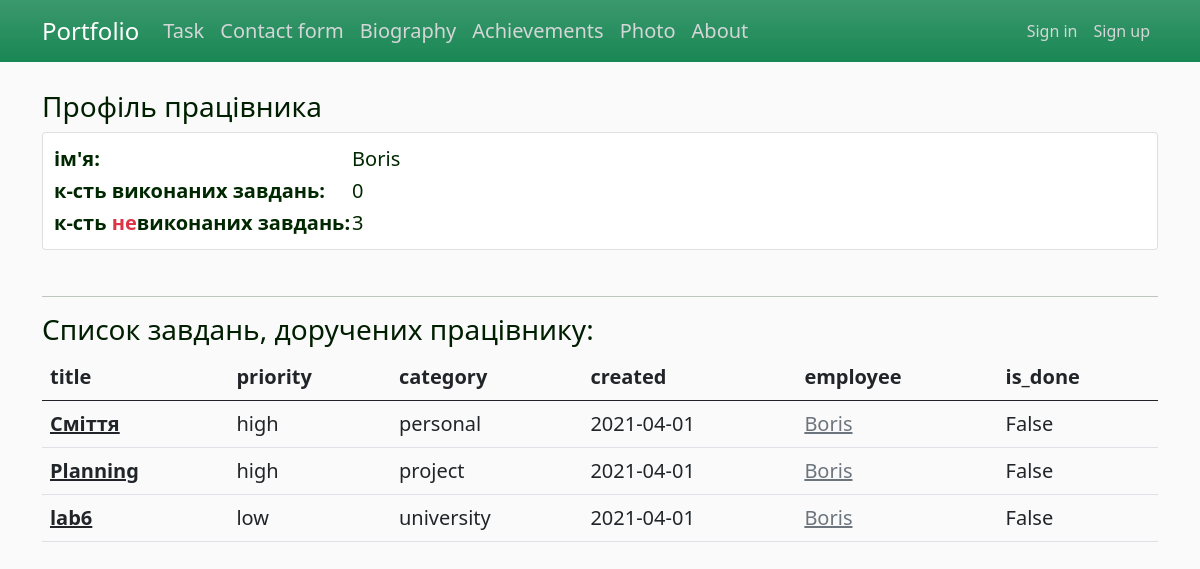
The page /tsk/employee/1 on the database as committed earlier.
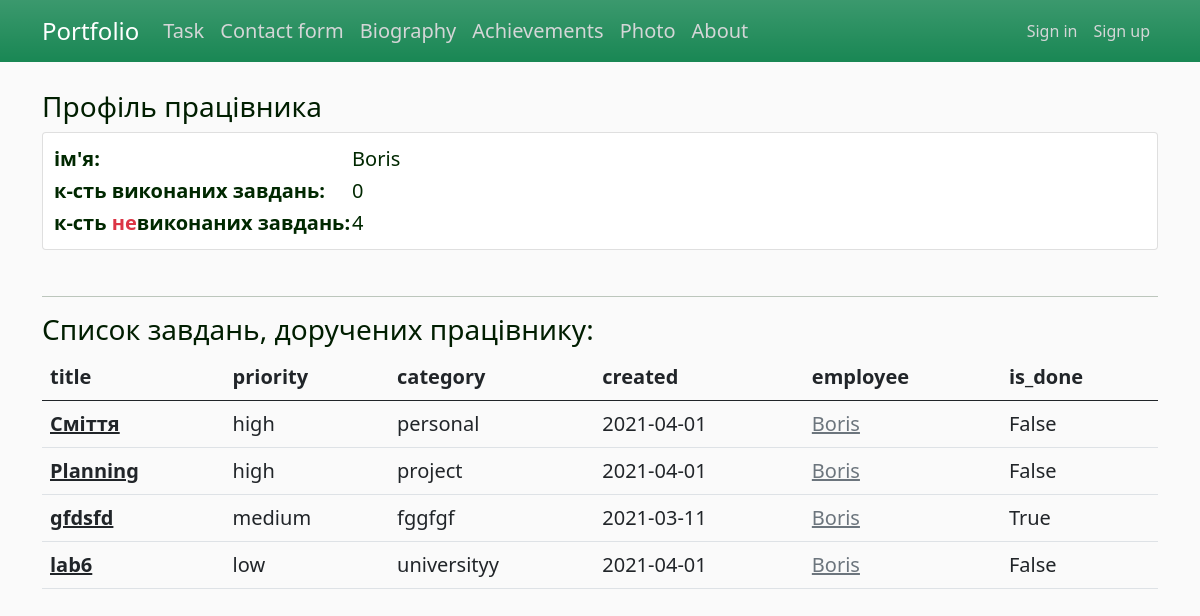
The same page on the database as committed later.
### app/task/models.py (models this page shows, shortened)
class Employee(db.Model):  # many to many з Tasks
    id = db.Column(db.Integer, primary_key=True)
    name = db.Column(db.String(25), nullable=False, unique=True)
    count_of_compltd_task = db.Column(db.Integer, nullable=False, default=0)
    tasks_todo = db.relationship('Task', secondary=many_to_many, backref=db.backref('for_empl'))

class Task(db.Model):
    id = db.Column(db.Integer, primary_key=True)
    title = db.Column(db.String(80), nullable=False)
    description = db.Column(db.Text, nullable=False)
    created = db.Column(db.DateTime, default=datetime.utcnow)
    priority = db.Column(db.Enum(EnumPriority), default='low')
    is_done = db.Column(db.Boolean, default=False)
    category_id = db.Column(db.Integer(), db.ForeignKey('category.id'))

class Category(db.Model):
    id = db.Column(db.Integer, primary_key=True)
    name = db.Column(db.String(255), nullable=False, unique=True)
    tasks = db.relationship('Task', backref='categor', lazy='dynamic')

### app/task/views.py (the view)
@task_bp.route("/employee/<int:id>")
def employee_profile(id):
    employee = Employee.query.get(id)
    all_tasks = Task.query.filter(Task.for_empl.contains(employee)).order_by(
        case(value=Task.priority, whens={'low': 0, 'medium': 1, 'high': 2}).desc(), Task.created)
    counter = 0
    for t in all_tasks:
        if t.is_done:
            counter += 1
    try:
        employee.count_of_compltd_task = counter
        db.session.commit()
    except:
        pass
    return render_template('employee_profile.html', title='Профіль працівника', employee=employee, all_tasks=all_tasks,
                           tasks_count=all_tasks.count())

### app/task/templates/task/employee_profile.html
{% extends "layout.html" %}
{% block content %}
<h3> Профіль працівника </h3>
  <table class="card">
    <tr>
        <td><b>ім'я:</b></td>
      <td>{{ employee.name }}</td>
    </tr>
    <tr>
      <td><b>к-сть виконаних завдань:</b></td>
      <td>{{ employee.count_of_compltd_task }}</td>
    </tr>
    <tr>
      <td><b>к-сть <span class="text-danger">не</span>виконаних завдань:</b></td>
      <td>{{ tasks_count - employee.count_of_compltd_task }}</td>
    </tr>
  </table>
  <br><hr>
  <h3> Список завдань, доручених працівнику: </h3>
    <table class="table table-hover">
      <thead>
        <tr>
          <th scope="col">title</th>
          <th scope="col">priority</th>
            <th scope="col">category</th>
          <th scope="col">created</th>
            <th scope="col">employee</th>
            <th scope="col">is_done</th>
        </tr>
      </thead>
      <tbody>
        {% for task in all_tasks %}
            <tr>
              <th><a href="{{url_for('task_bp_in.task_detail', id=task.id)}}" class="link-dark"> {{ task.title }}</a></th>
              <td>{{ task.priority.name }}</td>
                <td>{{ task.categor.name }}</td>
              <td>{{ task.created.strftime('%Y-%m-%d') | safe}}</td>
                <td>
                    {% for t in task.for_empl %}
                        <a href="{{url_for('task_bp_in.employee_profile', id=t.id)}}" class="link-secondary"> {{ t.name }}</a><br>
                    {% endfor %}
                </td>
                <td>{{ task.is_done }}</td>
            </tr>
        {% endfor %}
      </tbody>
    </table>
{% endblock content %}

### app/templates/layout.html (shortened to what this page needs)
<!DOCTYPE html>
<html>
<head lang="en">
    <link href="https://cdn.jsdelivr.net/npm/bootstrap@5.0.0-beta2/dist/css/bootstrap.min.css" rel="stylesheet">
    <link rel="stylesheet" type="text/css" href="{{ url_for('static', filename='css/custom.css') }}">
</head>
<body>
    <header>
      <nav class="navbar navbar-expand-lg navbar-dark bg-success bg-gradient fixed-top">
        <div class="container">
          <a class="navbar-brand fs-4" href="/">Portfolio</a>
            <div class="collapse navbar-collapse fs-5" id="navbarNavDropdown">
                <ul class="navbar-nav">
                    <li class="nav-item">
                      <a class="nav-link" aria-current="page" href="{{url_for('task_bp_in.task_all')}}">Task</a>
                    </li>
                    <li class="nav-item">
                      <a class="nav-link" aria-current="page" href="{{url_for('contact_bp_in.contact')}}">Contact form</a>
                    </li>
                    <li class="nav-item">
                      <a class="nav-link" aria-current="page" href="{{url_for('bio')}}">Biography</a>
                    </li>
                    <li class="nav-item">
                      <a class="nav-link" aria-current="page" href="{{url_for('achievements')}}">Achievements</a>
                    </li>
                    <li class="nav-item">
                      <a class="nav-link" aria-current="page" href="{{url_for('photo')}}">Photo</a>
                    </li>
                    <li class="nav-item">
                      <a class="nav-link" aria-current="page" href="{{url_for('about')}}">About</a>
                    </li>
                </ul>
            </div>
            <div class="navbar-nav">
                {% if current_user.is_authenticated %}
                    <a class="nav-item nav-link rounded" href="{{ url_for('user_bp_in.account') }}">My account</a>
                    <a class="nav-item nav-link rounded" href="{{ url_for('user_bp_in.logout') }}">Logout</a>
                {% else %}
                    <a class="nav-item nav-link rounded" href="{{ url_for('user_bp_in.login') }}">Sign in</a>
                    <a class="nav-item nav-link rounded" href="{{ url_for('user_bp_in.register') }}">Sign up</a>
                {% endif %}
            </div>
        </div>
      </nav>
    </header>
    <main class="container fs-5">
        <br><br><br>
        {% block content %}{% endblock %}
    </main>
</body>
</html>

### app/static/css/custom.css (style rules this page uses)
body { background: #fafafa; color: #002800; }
h1, h2, h3, h4, h5, h6 { color: #001e00; }
.navbar-nav .nav-link { color: #d4d6d7 !important; }
.card { padding: 10px; }

Rows that differ between the two databases and show on the page:
computed for Employee "Boris": tasks_count-employee.count_of_compltd_task "3" → "4"
added Task: title "gfdsfd", priority.name "medium", categor.name "fggfgf", created "2021-03-11", is_done "True", Employee (name "Boris")
changed through a linked row, Task "lab6": categor.name "university" → "universityy"
